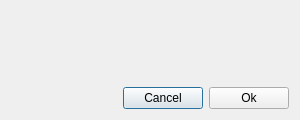
<?xml version="1.0" encoding="UTF-8"?>
<ui version="4.0">
 <class>AntTinyMessage</class>
 <widget class="QDialog" name="AntTinyMessage">
  <property name="geometry">
   <rect>
    <x>0</x>
    <y>0</y>
    <width>300</width>
    <height>120</height>
   </rect>
  </property>
  <property name="windowTitle">
   <string/>
  </property>
  <layout class="QGridLayout" name="gridLayout" rowstretch="4,1">
   <item row="0" column="0">
    <widget class="QLabel" name="messageLabel">
     <property name="text">
      <string/>
     </property>
     <property name="alignment">
      <set>Qt::AlignCenter</set>
     </property>
    </widget>
   </item>
   <item row="1" column="0">
    <layout class="QHBoxLayout" name="horizontalLayout">
     <item>
      <spacer name="horizontalSpacer">
       <property name="orientation">
        <enum>Qt::Horizontal</enum>
       </property>
       <property name="sizeHint" stdset="0">
        <size>
         <width>40</width>
         <height>20</height>
        </size>
       </property>
      </spacer>
     </item>
     <item>
      <widget class="QPushButton" name="cancelButton">
       <property name="text">
        <string>Cancel</string>
       </property>
      </widget>
     </item>
     <item>
      <widget class="QPushButton" name="okButton">
       <property name="text">
        <string>Ok</string>
       </property>
      </widget>
     </item>
    </layout>
   </item>
  </layout>
 </widget>
 <resources/>
 <connections>
  <connection>
   <sender>cancelButton</sender>
   <signal>clicked()</signal>
   <receiver>AntTinyMessage</receiver>
   <slot>reject()</slot>
   <hints>
    <hint type="sourcelabel">
     <x>164</x>
     <y>85</y>
    </hint>
    <hint type="destinationlabel">
     <x>75</x>
     <y>90</y>
    </hint>
   </hints>
  </connection>
  <connection>
   <sender>okButton</sender>
   <signal>clicked()</signal>
   <receiver>AntTinyMessage</receiver>
   <slot>accept()</slot>
   <hints>
    <hint type="sourcelabel">
     <x>238</x>
     <y>97</y>
    </hint>
    <hint type="destinationlabel">
     <x>296</x>
     <y>74</y>
    </hint>
   </hints>
  </connection>
 </connections>
</ui>
